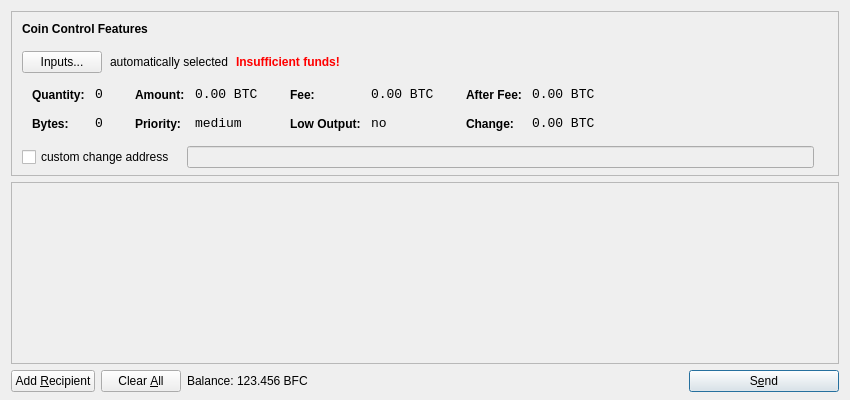
<?xml version="1.0" encoding="UTF-8"?>
<ui version="4.0">
 <class>SendCoinsDialog</class>
 <widget class="QDialog" name="SendCoinsDialog">
  <property name="geometry">
   <rect>
    <x>0</x>
    <y>0</y>
    <width>850</width>
    <height>400</height>
   </rect>
  </property>
  <property name="windowTitle">
   <string>Send Coins</string>
  </property>
  <layout class="QVBoxLayout" name="verticalLayout" stretch="0,1,0">
   <property name="bottomMargin">
    <number>8</number>
   </property>
   <item>
    <widget class="QFrame" name="frameCoinControl">
     <property name="sizePolicy">
      <sizepolicy hsizetype="Expanding" vsizetype="Expanding">
       <horstretch>0</horstretch>
       <verstretch>0</verstretch>
      </sizepolicy>
     </property>
     <property name="maximumSize">
      <size>
       <width>16777215</width>
       <height>16777215</height>
      </size>
     </property>
     <property name="frameShape">
      <enum>QFrame::StyledPanel</enum>
     </property>
     <property name="frameShadow">
      <enum>QFrame::Sunken</enum>
     </property>
     <layout class="QVBoxLayout" name="verticalLayoutCoinControl2">
      <property name="spacing">
       <number>-1</number>
      </property>
      <property name="leftMargin">
       <number>0</number>
      </property>
      <property name="topMargin">
       <number>0</number>
      </property>
      <property name="rightMargin">
       <number>0</number>
      </property>
      <property name="bottomMargin">
       <number>6</number>
      </property>
      <item>
       <layout class="QVBoxLayout" name="verticalLayoutCoinControl" stretch="0,0,0,0,1">
        <property name="spacing">
         <number>0</number>
        </property>
        <property name="leftMargin">
         <number>10</number>
        </property>
        <property name="topMargin">
         <number>10</number>
        </property>
        <item>
         <layout class="QHBoxLayout" name="horizontalLayoutCoinControl1">
          <property name="bottomMargin">
           <number>15</number>
          </property>
          <item>
           <widget class="QLabel" name="labelCoinControlFeatures">
            <property name="sizePolicy">
             <sizepolicy hsizetype="Preferred" vsizetype="Maximum">
              <horstretch>0</horstretch>
              <verstretch>0</verstretch>
             </sizepolicy>
            </property>
            <property name="font">
             <font>
              <weight>75</weight>
              <bold>true</bold>
             </font>
            </property>
            <property name="styleSheet">
             <string notr="true">font-weight:bold;</string>
            </property>
            <property name="text">
             <string>Coin Control Features</string>
            </property>
           </widget>
          </item>
         </layout>
        </item>
        <item>
         <layout class="QHBoxLayout" name="horizontalLayoutCoinControl2" stretch="0,0,0,0">
          <property name="spacing">
           <number>8</number>
          </property>
          <property name="bottomMargin">
           <number>10</number>
          </property>
          <item>
           <widget class="QPushButton" name="pushButtonCoinControl">
            <property name="styleSheet">
             <string notr="true"/>
            </property>
            <property name="text">
             <string>Inputs...</string>
            </property>
           </widget>
          </item>
          <item>
           <widget class="QLabel" name="labelCoinControlAutomaticallySelected">
            <property name="text">
             <string>automatically selected</string>
            </property>
            <property name="margin">
             <number>5</number>
            </property>
           </widget>
          </item>
          <item>
           <widget class="QLabel" name="labelCoinControlInsuffFunds">
            <property name="font">
             <font>
              <weight>75</weight>
              <bold>true</bold>
             </font>
            </property>
            <property name="styleSheet">
             <string notr="true">color:red;font-weight:bold;</string>
            </property>
            <property name="text">
             <string>Insufficient funds!</string>
            </property>
            <property name="margin">
             <number>5</number>
            </property>
           </widget>
          </item>
          <item>
           <spacer name="horizontalSpacerCoinControl">
            <property name="orientation">
             <enum>Qt::Horizontal</enum>
            </property>
            <property name="sizeHint" stdset="0">
             <size>
              <width>40</width>
              <height>1</height>
             </size>
            </property>
           </spacer>
          </item>
         </layout>
        </item>
        <item>
         <widget class="QWidget" name="widgetCoinControl" native="true">
          <property name="sizePolicy">
           <sizepolicy hsizetype="Preferred" vsizetype="Preferred">
            <horstretch>0</horstretch>
            <verstretch>0</verstretch>
           </sizepolicy>
          </property>
          <property name="minimumSize">
           <size>
            <width>0</width>
            <height>0</height>
           </size>
          </property>
          <property name="styleSheet">
           <string notr="true"/>
          </property>
          <layout class="QHBoxLayout" name="horizontalLayoutCoinControl5">
           <property name="margin">
            <number>0</number>
           </property>
           <item>
            <layout class="QHBoxLayout" name="horizontalLayoutCoinControl3" stretch="0,0,0,1">
             <property name="spacing">
              <number>20</number>
             </property>
             <property name="topMargin">
              <number>0</number>
             </property>
             <property name="bottomMargin">
              <number>10</number>
             </property>
             <item>
              <layout class="QFormLayout" name="formLayoutCoinControl1">
               <property name="horizontalSpacing">
                <number>10</number>
               </property>
               <property name="verticalSpacing">
                <number>14</number>
               </property>
               <property name="leftMargin">
                <number>10</number>
               </property>
               <property name="topMargin">
                <number>4</number>
               </property>
               <property name="rightMargin">
                <number>6</number>
               </property>
               <item row="0" column="0">
                <widget class="QLabel" name="labelCoinControlQuantityText">
                 <property name="styleSheet">
                  <string notr="true">font-weight:bold;</string>
                 </property>
                 <property name="text">
                  <string>Quantity:</string>
                 </property>
                 <property name="margin">
                  <number>0</number>
                 </property>
                </widget>
               </item>
               <item row="0" column="1">
                <widget class="QLabel" name="labelCoinControlQuantity">
                 <property name="font">
                  <font>
                   <family>Monospace</family>
                   <pointsize>10</pointsize>
                  </font>
                 </property>
                 <property name="cursor">
                  <cursorShape>IBeamCursor</cursorShape>
                 </property>
                 <property name="contextMenuPolicy">
                  <enum>Qt::ActionsContextMenu</enum>
                 </property>
                 <property name="text">
                  <string notr="true">0</string>
                 </property>
                 <property name="margin">
                  <number>0</number>
                 </property>
                 <property name="textInteractionFlags">
                  <set>Qt::LinksAccessibleByMouse|Qt::TextSelectableByKeyboard|Qt::TextSelectableByMouse</set>
                 </property>
                </widget>
               </item>
               <item row="1" column="0">
                <widget class="QLabel" name="labelCoinControlBytesText">
                 <property name="styleSheet">
                  <string notr="true">font-weight:bold;</string>
                 </property>
                 <property name="text">
                  <string>Bytes:</string>
                 </property>
                </widget>
               </item>
               <item row="1" column="1">
                <widget class="QLabel" name="labelCoinControlBytes">
                 <property name="font">
                  <font>
                   <family>Monospace</family>
                   <pointsize>10</pointsize>
                  </font>
                 </property>
                 <property name="cursor">
                  <cursorShape>IBeamCursor</cursorShape>
                 </property>
                 <property name="contextMenuPolicy">
                  <enum>Qt::ActionsContextMenu</enum>
                 </property>
                 <property name="text">
                  <string notr="true">0</string>
                 </property>
                 <property name="textInteractionFlags">
                  <set>Qt::LinksAccessibleByMouse|Qt::TextSelectableByKeyboard|Qt::TextSelectableByMouse</set>
                 </property>
                </widget>
               </item>
              </layout>
             </item>
             <item>
              <layout class="QFormLayout" name="formLayoutCoinControl2">
               <property name="horizontalSpacing">
                <number>10</number>
               </property>
               <property name="verticalSpacing">
                <number>14</number>
               </property>
               <property name="leftMargin">
                <number>6</number>
               </property>
               <property name="topMargin">
                <number>4</number>
               </property>
               <property name="rightMargin">
                <number>6</number>
               </property>
               <item row="0" column="0">
                <widget class="QLabel" name="labelCoinControlAmountText">
                 <property name="styleSheet">
                  <string notr="true">font-weight:bold;</string>
                 </property>
                 <property name="text">
                  <string>Amount:</string>
                 </property>
                 <property name="margin">
                  <number>0</number>
                 </property>
                </widget>
               </item>
               <item row="0" column="1">
                <widget class="QLabel" name="labelCoinControlAmount">
                 <property name="font">
                  <font>
                   <family>Monospace</family>
                   <pointsize>10</pointsize>
                  </font>
                 </property>
                 <property name="cursor">
                  <cursorShape>IBeamCursor</cursorShape>
                 </property>
                 <property name="contextMenuPolicy">
                  <enum>Qt::ActionsContextMenu</enum>
                 </property>
                 <property name="text">
                  <string notr="true">0.00 BTC</string>
                 </property>
                 <property name="textInteractionFlags">
                  <set>Qt::LinksAccessibleByMouse|Qt::TextSelectableByKeyboard|Qt::TextSelectableByMouse</set>
                 </property>
                </widget>
               </item>
               <item row="1" column="0">
                <widget class="QLabel" name="labelCoinControlPriorityText">
                 <property name="styleSheet">
                  <string notr="true">font-weight:bold;</string>
                 </property>
                 <property name="text">
                  <string>Priority:</string>
                 </property>
                </widget>
               </item>
               <item row="1" column="1">
                <widget class="QLabel" name="labelCoinControlPriority">
                 <property name="font">
                  <font>
                   <family>Monospace</family>
                   <pointsize>10</pointsize>
                  </font>
                 </property>
                 <property name="cursor">
                  <cursorShape>IBeamCursor</cursorShape>
                 </property>
                 <property name="contextMenuPolicy">
                  <enum>Qt::ActionsContextMenu</enum>
                 </property>
                 <property name="text">
                  <string>medium</string>
                 </property>
                 <property name="textInteractionFlags">
                  <set>Qt::LinksAccessibleByMouse|Qt::TextSelectableByKeyboard|Qt::TextSelectableByMouse</set>
                 </property>
                </widget>
               </item>
              </layout>
             </item>
             <item>
              <layout class="QFormLayout" name="formLayoutCoinControl3">
               <property name="horizontalSpacing">
                <number>10</number>
               </property>
               <property name="verticalSpacing">
                <number>14</number>
               </property>
               <property name="leftMargin">
                <number>6</number>
               </property>
               <property name="topMargin">
                <number>4</number>
               </property>
               <property name="rightMargin">
                <number>6</number>
               </property>
               <item row="0" column="0">
                <widget class="QLabel" name="labelCoinControlFeeText">
                 <property name="styleSheet">
                  <string notr="true">font-weight:bold;</string>
                 </property>
                 <property name="text">
                  <string>Fee:</string>
                 </property>
                 <property name="margin">
                  <number>0</number>
                 </property>
                </widget>
               </item>
               <item row="0" column="1">
                <widget class="QLabel" name="labelCoinControlFee">
                 <property name="font">
                  <font>
                   <family>Monospace</family>
                   <pointsize>10</pointsize>
                  </font>
                 </property>
                 <property name="cursor">
                  <cursorShape>IBeamCursor</cursorShape>
                 </property>
                 <property name="contextMenuPolicy">
                  <enum>Qt::ActionsContextMenu</enum>
                 </property>
                 <property name="text">
                  <string notr="true">0.00 BTC</string>
                 </property>
                 <property name="textInteractionFlags">
                  <set>Qt::LinksAccessibleByMouse|Qt::TextSelectableByKeyboard|Qt::TextSelectableByMouse</set>
                 </property>
                </widget>
               </item>
               <item row="1" column="0">
                <widget class="QLabel" name="labelCoinControlLowOutputText">
                 <property name="styleSheet">
                  <string notr="true">font-weight:bold;</string>
                 </property>
                 <property name="text">
                  <string>Low Output:</string>
                 </property>
                </widget>
               </item>
               <item row="1" column="1">
                <widget class="QLabel" name="labelCoinControlLowOutput">
                 <property name="font">
                  <font>
                   <family>Monospace</family>
                   <pointsize>10</pointsize>
                  </font>
                 </property>
                 <property name="cursor">
                  <cursorShape>IBeamCursor</cursorShape>
                 </property>
                 <property name="contextMenuPolicy">
                  <enum>Qt::ActionsContextMenu</enum>
                 </property>
                 <property name="text">
                  <string>no</string>
                 </property>
                 <property name="textInteractionFlags">
                  <set>Qt::LinksAccessibleByMouse|Qt::TextSelectableByKeyboard|Qt::TextSelectableByMouse</set>
                 </property>
                </widget>
               </item>
              </layout>
             </item>
             <item>
              <layout class="QFormLayout" name="formLayoutCoinControl4">
               <property name="horizontalSpacing">
                <number>10</number>
               </property>
               <property name="verticalSpacing">
                <number>14</number>
               </property>
               <property name="leftMargin">
                <number>6</number>
               </property>
               <property name="topMargin">
                <number>4</number>
               </property>
               <property name="rightMargin">
                <number>6</number>
               </property>
               <item row="0" column="0">
                <widget class="QLabel" name="labelCoinControlAfterFeeText">
                 <property name="styleSheet">
                  <string notr="true">font-weight:bold;</string>
                 </property>
                 <property name="text">
                  <string>After Fee:</string>
                 </property>
                 <property name="margin">
                  <number>0</number>
                 </property>
                </widget>
               </item>
               <item row="0" column="1">
                <widget class="QLabel" name="labelCoinControlAfterFee">
                 <property name="font">
                  <font>
                   <family>Monospace</family>
                   <pointsize>10</pointsize>
                  </font>
                 </property>
                 <property name="cursor">
                  <cursorShape>IBeamCursor</cursorShape>
                 </property>
                 <property name="contextMenuPolicy">
                  <enum>Qt::ActionsContextMenu</enum>
                 </property>
                 <property name="text">
                  <string notr="true">0.00 BTC</string>
                 </property>
                 <property name="textInteractionFlags">
                  <set>Qt::LinksAccessibleByMouse|Qt::TextSelectableByKeyboard|Qt::TextSelectableByMouse</set>
                 </property>
                </widget>
               </item>
               <item row="1" column="0">
                <widget class="QLabel" name="labelCoinControlChangeText">
                 <property name="styleSheet">
                  <string notr="true">font-weight:bold;</string>
                 </property>
                 <property name="text">
                  <string>Change:</string>
                 </property>
                </widget>
               </item>
               <item row="1" column="1">
                <widget class="QLabel" name="labelCoinControlChange">
                 <property name="font">
                  <font>
                   <family>Monospace</family>
                   <pointsize>10</pointsize>
                  </font>
                 </property>
                 <property name="cursor">
                  <cursorShape>IBeamCursor</cursorShape>
                 </property>
                 <property name="contextMenuPolicy">
                  <enum>Qt::ActionsContextMenu</enum>
                 </property>
                 <property name="text">
                  <string notr="true">0.00 BTC</string>
                 </property>
                 <property name="textInteractionFlags">
                  <set>Qt::LinksAccessibleByMouse|Qt::TextSelectableByKeyboard|Qt::TextSelectableByMouse</set>
                 </property>
                </widget>
               </item>
              </layout>
             </item>
            </layout>
           </item>
          </layout>
         </widget>
        </item>
        <item>
         <layout class="QHBoxLayout" name="horizontalLayoutCoinControl4" stretch="0,0,0">
          <property name="spacing">
           <number>12</number>
          </property>
          <property name="sizeConstraint">
           <enum>QLayout::SetDefaultConstraint</enum>
          </property>
          <property name="topMargin">
           <number>5</number>
          </property>
          <property name="rightMargin">
           <number>5</number>
          </property>
          <item>
           <widget class="QCheckBox" name="checkBoxCoinControlChange">
            <property name="text">
             <string>custom change address</string>
            </property>
           </widget>
          </item>
          <item>
           <widget class="QLineEdit" name="lineEditCoinControlChange">
            <property name="enabled">
             <bool>false</bool>
            </property>
            <property name="sizePolicy">
             <sizepolicy hsizetype="Expanding" vsizetype="Fixed">
              <horstretch>0</horstretch>
              <verstretch>0</verstretch>
             </sizepolicy>
            </property>
           </widget>
          </item>
          <item>
           <widget class="QLabel" name="labelCoinControlChangeLabel">
            <property name="sizePolicy">
             <sizepolicy hsizetype="Preferred" vsizetype="Expanding">
              <horstretch>0</horstretch>
              <verstretch>0</verstretch>
             </sizepolicy>
            </property>
            <property name="minimumSize">
             <size>
              <width>0</width>
              <height>0</height>
             </size>
            </property>
            <property name="text">
             <string/>
            </property>
            <property name="margin">
             <number>3</number>
            </property>
           </widget>
          </item>
         </layout>
        </item>
        <item>
         <spacer name="verticalSpacerCoinControl">
          <property name="orientation">
           <enum>Qt::Vertical</enum>
          </property>
          <property name="sizeHint" stdset="0">
           <size>
            <width>800</width>
            <height>1</height>
           </size>
          </property>
         </spacer>
        </item>
       </layout>
      </item>
     </layout>
    </widget>
   </item>
   <item>
    <widget class="QScrollArea" name="scrollArea">
     <property name="widgetResizable">
      <bool>true</bool>
     </property>
     <widget class="QWidget" name="scrollAreaWidgetContents">
      <property name="geometry">
       <rect>
        <x>0</x>
        <y>0</y>
        <width>830</width>
        <height>165</height>
       </rect>
      </property>
      <layout class="QVBoxLayout" name="verticalLayout_2">
       <property name="margin">
        <number>0</number>
       </property>
       <item>
        <layout class="QVBoxLayout" name="entries">
         <property name="spacing">
          <number>6</number>
         </property>
        </layout>
       </item>
       <item>
        <spacer name="verticalSpacer">
         <property name="orientation">
          <enum>Qt::Vertical</enum>
         </property>
         <property name="sizeHint" stdset="0">
          <size>
           <width>20</width>
           <height>40</height>
          </size>
         </property>
        </spacer>
       </item>
      </layout>
     </widget>
    </widget>
   </item>
   <item>
    <layout class="QHBoxLayout" name="horizontalLayout">
     <item>
      <widget class="QPushButton" name="addButton">
       <property name="toolTip">
        <string>Send to multiple recipients at once</string>
       </property>
       <property name="text">
        <string>Add &amp;Recipient</string>
       </property>
       <property name="icon">
        <iconset resource="../bitcoin.qrc">
         <normaloff>:/icons/add</normaloff>:/icons/add</iconset>
       </property>
       <property name="autoDefault">
        <bool>false</bool>
       </property>
      </widget>
     </item>
     <item>
      <widget class="QPushButton" name="clearButton">
       <property name="sizePolicy">
        <sizepolicy hsizetype="Minimum" vsizetype="Fixed">
         <horstretch>0</horstretch>
         <verstretch>0</verstretch>
        </sizepolicy>
       </property>
       <property name="toolTip">
        <string>Remove all transaction fields</string>
       </property>
       <property name="text">
        <string>Clear &amp;All</string>
       </property>
       <property name="icon">
        <iconset resource="../bitcoin.qrc">
         <normaloff>:/icons/remove</normaloff>:/icons/remove</iconset>
       </property>
       <property name="autoRepeatDelay">
        <number>300</number>
       </property>
       <property name="autoDefault">
        <bool>false</bool>
       </property>
      </widget>
     </item>
     <item>
      <layout class="QHBoxLayout" name="horizontalLayout_2">
       <property name="spacing">
        <number>3</number>
       </property>
       <item>
        <widget class="QLabel" name="label">
         <property name="text">
          <string>Balance:</string>
         </property>
        </widget>
       </item>
       <item>
        <widget class="QLabel" name="labelBalance">
         <property name="cursor">
          <cursorShape>IBeamCursor</cursorShape>
         </property>
         <property name="text">
          <string>123.456 BFC</string>
         </property>
         <property name="textInteractionFlags">
          <set>Qt::LinksAccessibleByMouse|Qt::TextSelectableByKeyboard|Qt::TextSelectableByMouse</set>
         </property>
        </widget>
       </item>
      </layout>
     </item>
     <item>
      <spacer name="horizontalSpacer">
       <property name="orientation">
        <enum>Qt::Horizontal</enum>
       </property>
       <property name="sizeHint" stdset="0">
        <size>
         <width>40</width>
         <height>20</height>
        </size>
       </property>
      </spacer>
     </item>
     <item>
      <widget class="QPushButton" name="sendButton">
       <property name="minimumSize">
        <size>
         <width>150</width>
         <height>0</height>
        </size>
       </property>
       <property name="toolTip">
        <string>Confirm the send action</string>
       </property>
       <property name="text">
        <string>S&amp;end</string>
       </property>
       <property name="icon">
        <iconset resource="../bitcoin.qrc">
         <normaloff>:/icons/send</normaloff>:/icons/send</iconset>
       </property>
       <property name="default">
        <bool>true</bool>
       </property>
      </widget>
     </item>
    </layout>
   </item>
  </layout>
 </widget>
 <resources>
  <include location="../bitcoin.qrc"/>
 </resources>
 <connections/>
</ui>
